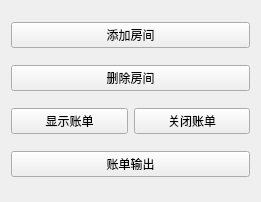
<?xml version="1.0" encoding="UTF-8"?>
<ui version="4.0">
 <class>BossCtrl</class>
 <widget class="QWidget" name="BossCtrl">
  <property name="geometry">
   <rect>
    <x>0</x>
    <y>0</y>
    <width>261</width>
    <height>202</height>
   </rect>
  </property>
  <property name="windowTitle">
   <string>BossCtrl</string>
  </property>
  <layout class="QVBoxLayout" name="verticalLayout">
   <item>
    <widget class="QPushButton" name="addRoomBtn">
     <property name="text">
      <string>添加房间</string>
     </property>
    </widget>
   </item>
   <item>
    <widget class="QPushButton" name="deleteRoomBtn">
     <property name="text">
      <string>删除房间</string>
     </property>
    </widget>
   </item>
   <item>
    <layout class="QHBoxLayout" name="horizontalLayout">
     <item>
      <widget class="QPushButton" name="showBillBtn">
       <property name="text">
        <string>显示账单</string>
       </property>
      </widget>
     </item>
     <item>
      <widget class="QPushButton" name="closeBillBtn">
       <property name="text">
        <string>关闭账单</string>
       </property>
      </widget>
     </item>
    </layout>
   </item>
   <item>
    <widget class="QPushButton" name="outputBillBtn">
     <property name="text">
      <string>账单输出</string>
     </property>
    </widget>
   </item>
  </layout>
 </widget>
 <layoutdefault spacing="6" margin="11"/>
 <resources/>
 <connections/>
</ui>
